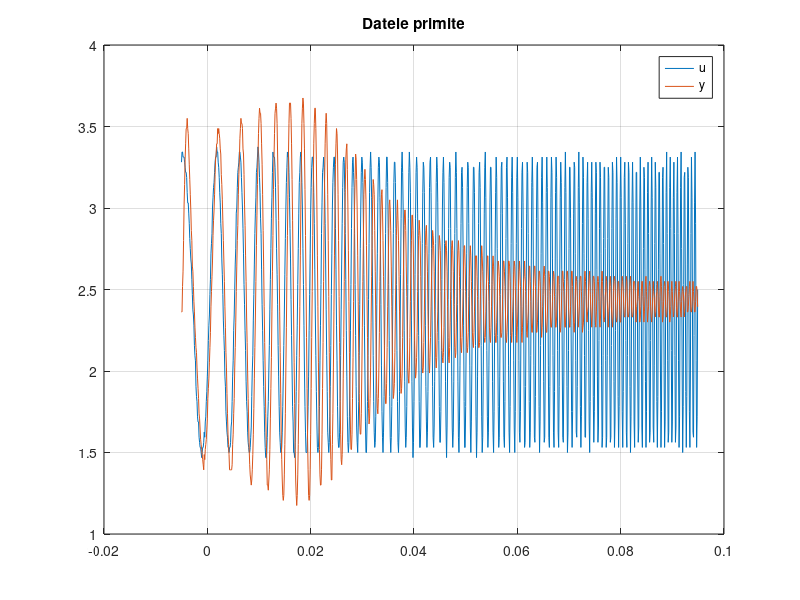
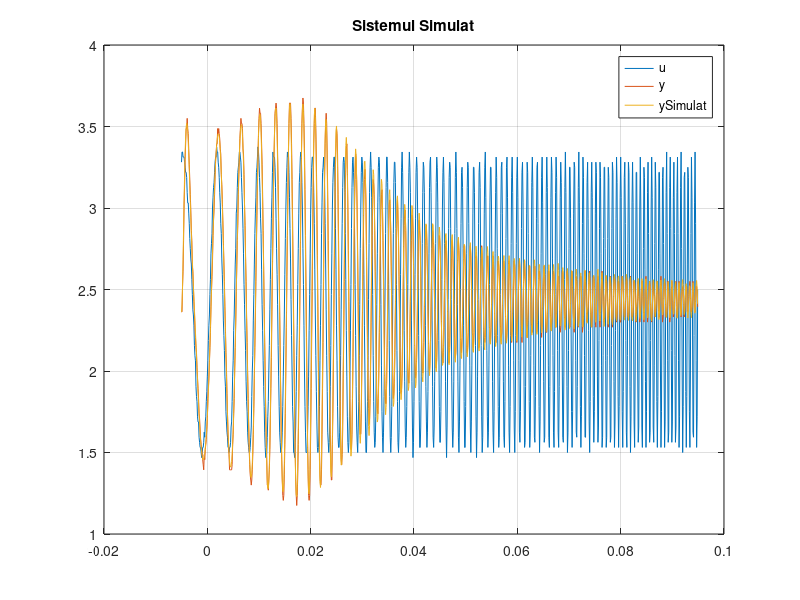
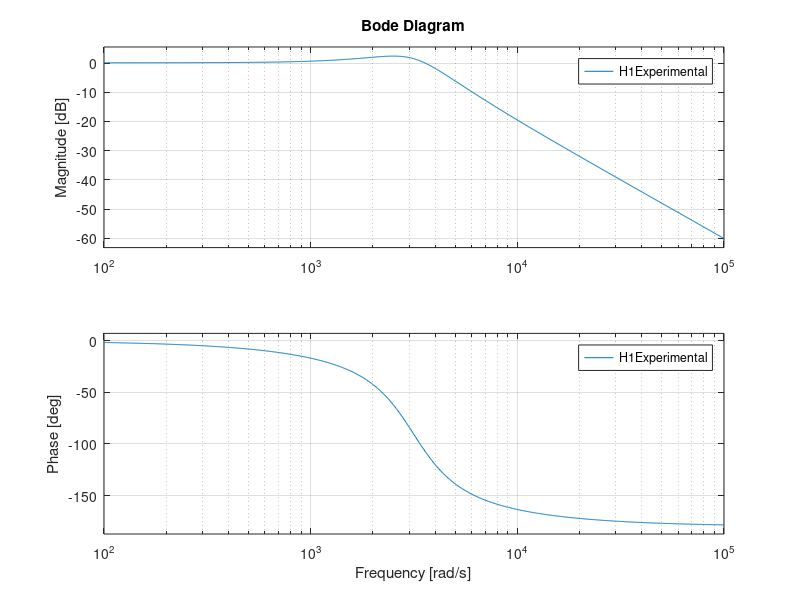

These figures' MATLAB source, in order: (Note: this script raises an error after producing the figures.)
clc;
clear;
load('Niculai.mat');
t = Niculai(:, 1);
u = Niculai(:, 2);
y = Niculai(:, 3);
y1 = Niculai(:, 4);

%% Identificare pentru primul semnal 90 grade
clc
close all
figure
plot(t, u);
hold on;
plot(t, y)
hold off
title('Datele primite');
grid;
legend('u', 'y');

ik1 = 22;
ik2 = 81;

k = mean(y(ik1 : ik2)) / mean(u(ik1 : ik2));

%indici pentru w calculat pe semnalu de iesire
in1 = 296;
in2 = 301;
in3 = 321;


%Calculam perioada unde se afla Wn
T = t(in3) - t(in2);
% Calculam defazajul in secunde
deltaT = t(in2) - t(in1);
% Transformam in grade
phi = (360 / T) * deltaT;
% Daca phi = 90 grade, atunci calculam Wn
Wn = (2*pi) / T;

ir1 = 211;
ir2 = 236;

% Calculam perioada in zona de rezonanta
Tr = t(ir2) - t(ir1);
% calculam omega la rezonanta
Wr = 2*pi / Tr;
zeta = sqrt(((Wr / Wn)^2 - 1) / -2);

H1Experimental = tf(k*Wn^2, [1 2*zeta*Wn Wn^2]);

% Crearea matricilor corespunzatoare sistemelor de tip Spatiul Starilor
% Ne folosim de FCOb
A = [0, 1; -Wn^2, -2*zeta*Wn];
B = [0; k*Wn^2];
C = [1, 0];
D = [0];

% Crearea sistemului propriu-zis
sys = ss(A, B, C, D);

% Simularea sistemului pe intrarea u si conditi initiale
ySim = lsim(sys, u, t, [y(1), (y(2) - y(1)) / (t(2) - t(1))]);

% Plotam rezultatul
figure
plot(t, u);
hold on;
plot(t, y);
plot(t, ySim);
hold off
title('Sistemul Simulat');
grid;
legend('u', 'y', 'ySimulat');

J = 1 / sqrt(length(t)) * norm(y-ySim);
empn = norm(y-ySim) / norm(y-mean(y)) * 100;
fprintf("\nJ = %f \n", J)
fprintf("Eroare = %f%% \n", empn)
figure
bode(H1Experimental)

%% Identificare Parametrica a semnalului I
clc
close all
% Timp esantionare
Te = t(2) - t(1);
% Date Identificare
dateIdentificare = iddata(y, u, Te);

% Pentru validarea gradului pentru polinomul B
n4sid(dateIdentificare, 1:5);

%ARMAX - validare prin autocorelatie
Harmax = armax(dateIdentificare, [2 1 2 1]);

figure
compare(dateIdentificare, Harmax);

figure
resid(dateIdentificare, Harmax);

% Trecerea din discret in continuu
HarmaxZ = tf(Harmax);
HarmaxC = d2c(HarmaxZ, "zoh");

%OE - validare prin intercorelatie
Heo = oe(dateIdentificare, [2 2 1]);
figure
compare(dateIdentificare, Heo);

figure
resid(dateIdentificare, Heo);

% Trecerea din discret in continuu
HoeZ = tf(Heo);
HoeC = d2c(HoeZ, "zoh");
rlocus(HoeC)

%% Identificare neparametrica pentru al 2-lea semnal
clc
close all
figure
plot(t, u);
hold on;
plot(t, y1)
hold off
title('Datele primite');
grid;
legend('u', 'y');

i1 = 207; % u
i2 = 209; % y

i3 = 220; % u
i4 = 222; % y

% Calculam varful maxim de magnitudine
Mr = (y1(i2) - y1(i4)) / (u(i1) - u(i3));
zeta = sqrt((Mr - sqrt(Mr^2 - 1)) / 2 / Mr);
Tr = (t(i4) - t(i2)) * 2;
Wr = 2*pi / Tr;
Wn = Wr / sqrt(1 - 2*zeta^2);

ik1 = 22;
ik2 = 81;
k = mean(y1(ik1 : ik2)) / mean(u(ik1 : ik2));

%pentru a afla zeroul, implementam o functie de transfer fara zero, pentru
%a putea calcula polii functiei
%ne folosim pe polii functiei pentru a putea calcula faza sistemului in CFI
HFaraZero = tf(Wn^2*k, [1 2*zeta*Wn Wn^2]);

icfi1 = 988;
icfi2 = 990;
icfi3 = 995;

%calculam perioada la Capatul de Frecventa Inalta
TCFI = t(icfi3) - t(icfi1);
%calculam defazajul la Capatul de Frecventa Inalta
deltaT = t(icfi2) - t(icfi1);
%transformam in grade
phi = (360 / TCFI) * deltaT;
%calculam omega la Capatul de Frecventa Inalta
WCFI = (2*pi) / TCFI;

fprintf("Faza din H(jw), cand w = %f [rad/s], este egala cu -%f grade. \n", WCFI, phi)

% dupa calcularea celor necesare, observam ca al 2 -lea semnal la pulsatia
% de 8.9760e+03 [rad/s] calculata mai sus, avem un defazaj de 102.8571
% [grade]
% Ne folosim de faza sistemului in domeniu frecvential H(jw) = -102.8571
% cu W = 8.9760e+03 [rad/s], pentru a afla Tz
Tz = tand(-phi + atand((WCFI - Wn*sqrt(1 - zeta^2)) / (Wn * zeta)) + atand((WCFI + Wn*sqrt(1 - zeta^2)) / (Wn * zeta))) / WCFI;

HCuZero = tf(k*Wn^2*[Tz 1], [1 2*zeta*Wn Wn^2]);

% Ne folosim de FCO
A = [-2*zeta*Wn 1; -Wn^2 0];
B = [k*Wn^2*Tz; k*Wn^2];
C = [1 0];
D = 0;

sys = ss(A, B, C, D);
ySim = lsim(sys, u, t, [y1(1), (y1(2) - y1(1)) / (t(2) - t(1))]);

figure
plot(t, u);
hold on;
plot(t, y1);
hold on;
plot(t, ySim);
hold off
title('Sistemul Simulat');
grid;
legend('u', 'y1', 'y1Simulat');

J = 1 / sqrt(length(t)) * norm(y1-ySim);
empn = norm(y1-ySim) / norm(y1-mean(y1)) * 100;
fprintf("\nJ = %f \n", J)
fprintf("Eroare = %f%% \n", empn)

%% Identifcare parametrica pentru semnalul al 2-lea

% Timp esantionare
Te = t(2) - t(1);
% Date Identificare
dateIdentificare = iddata(y1, u, Te);

% Pentru validarea gradului pentru polinomul B
n4sid(dateIdentificare, 1:5);

%ARMAX - validare prin autocorelatie
Harmax = armax(dateIdentificare, [2 2 10 1]);
Harmax = pem(dateIdentificare, Harmax);

figure
compare(dateIdentificare, Harmax);

figure
resid(dateIdentificare, Harmax);

% Trecerea din discret in continuu
HarmaxZ = tf(Harmax);
HarmaxC = d2c(HarmaxZ, "zoh")

%OE - validare prin intercorelatie
Hoe = oe(dateIdentificare, [2 2 1]);
figure
compare(dateIdentificare, Hoe);

figure
resid(dateIdentificare, Hoe);

HoeZ = tf(Hoe);
HoeC = d2c(HoeZ, "zoh")

%% Identificare neparametrica pentru primul semnal
clc
figure
plot(t, u);
hold on;
plot(t, y)
hold off
title('Datele primite');
grid;
legend('u', 'y');

i1 = 207; % u
i2 = 211; % y

i3 = 220; % u
i4 = 224; % y

% Calculam varful maxim de magnitudine
Mr = (y(i2) - y(i4)) / (u(i1) - u(i3));
Tr = (t(i4) - t(i2)) * 2;
zeta = sqrt((Mr - sqrt(Mr^2 - 1)) / 2 / Mr);
Wr = 2*pi / Tr;
Wn = Wr / sqrt(1 - 2*zeta^2);


ik1 = 22;
ik2 = 81;
k = mean(y(ik1 : ik2)) / mean(u(ik1 : ik2));

% Crearea matricilor corespunzatoare sistemelor de tip Spatiul Starilor
% Ne folosim de FCOb
A=[0, 1; -Wn^2, -2*zeta*Wn];
B=[0; k*Wn^2];
C=[1, 0];
D=[0];

% Crearea sistemului propriu-zis
sys = ss(A, B, C, D);

% Simularea sistemului pe intrarea u si conditi initiale
ySim = lsim(sys, u, t, [y(1), (y(2) - y(1)) / (t(2) - t(1))]);

figure
plot(t, u);
hold on;
plot(t, y);
plot(t, ySim);
hold off
title('Sistemul Simulat');
grid;
legend('u', 'y', 'ySimulat');

J = 1 / sqrt(length(t)) * norm(y-ySim);
empn = norm(y-ySim) / norm(y-mean(y)) * 100;
fprintf("\nJ = %f \n", J)
fprintf("Eroare = %f%% \n", empn)